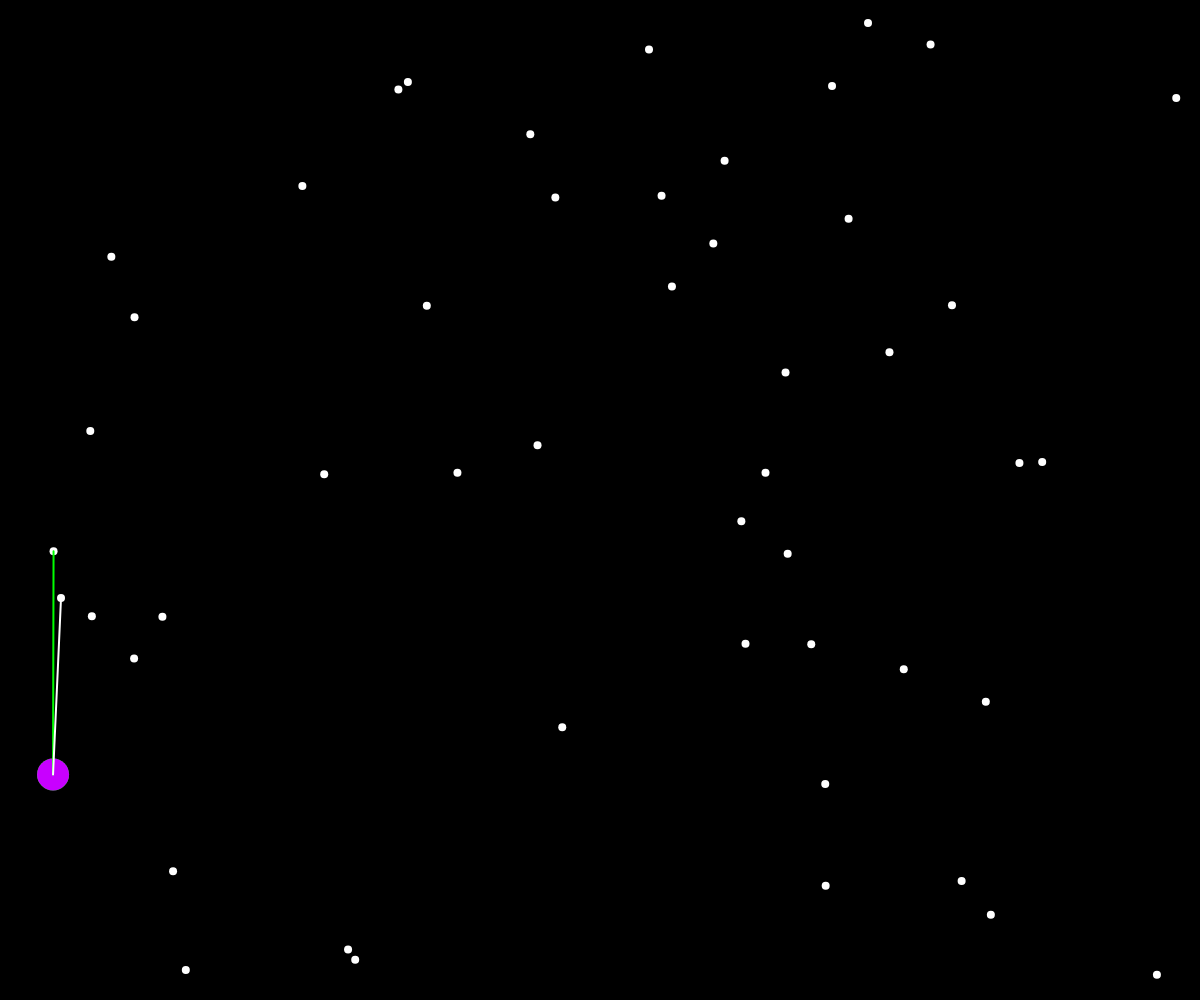
Frame 1 (no input)
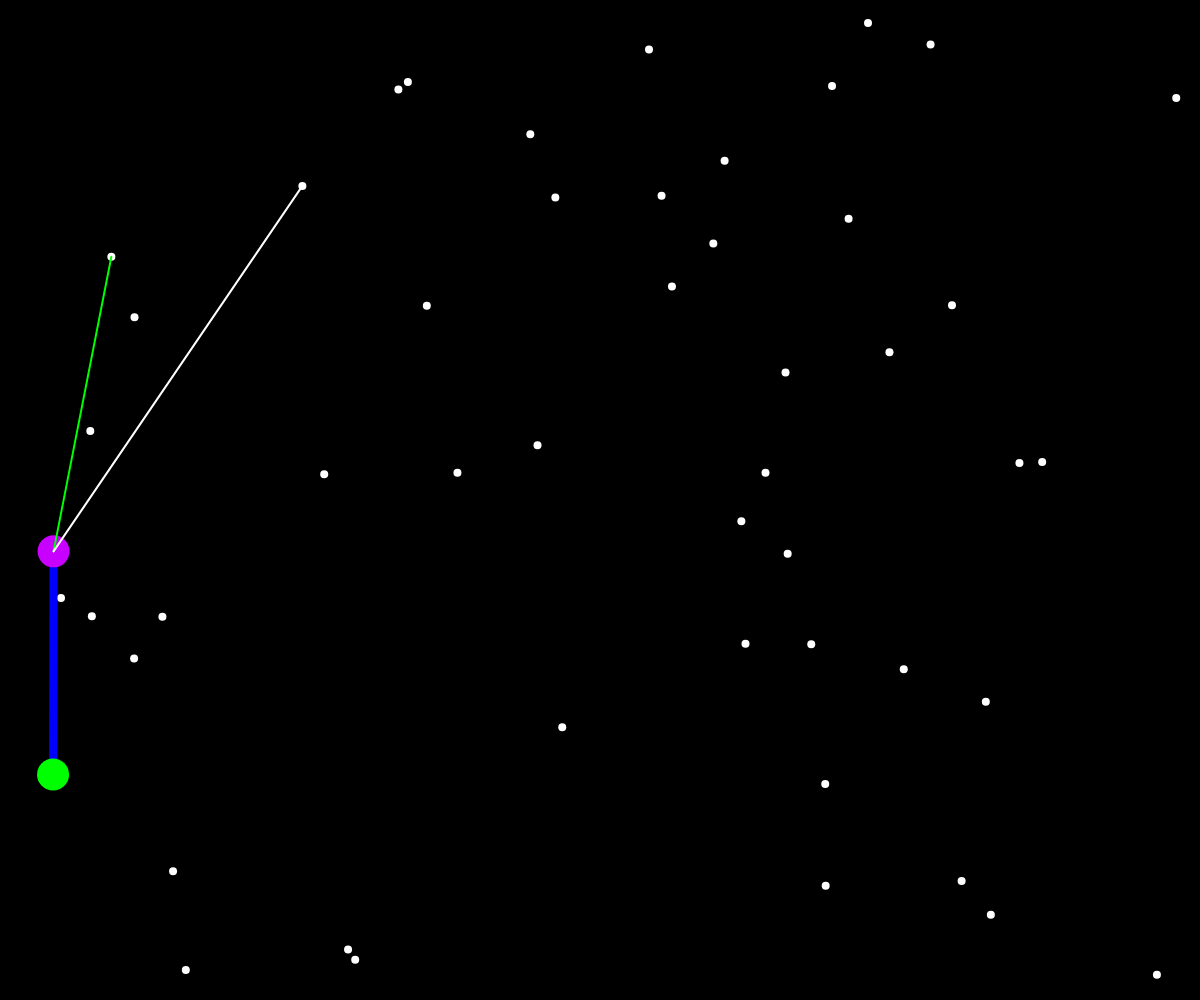
Frame 60 (no input)
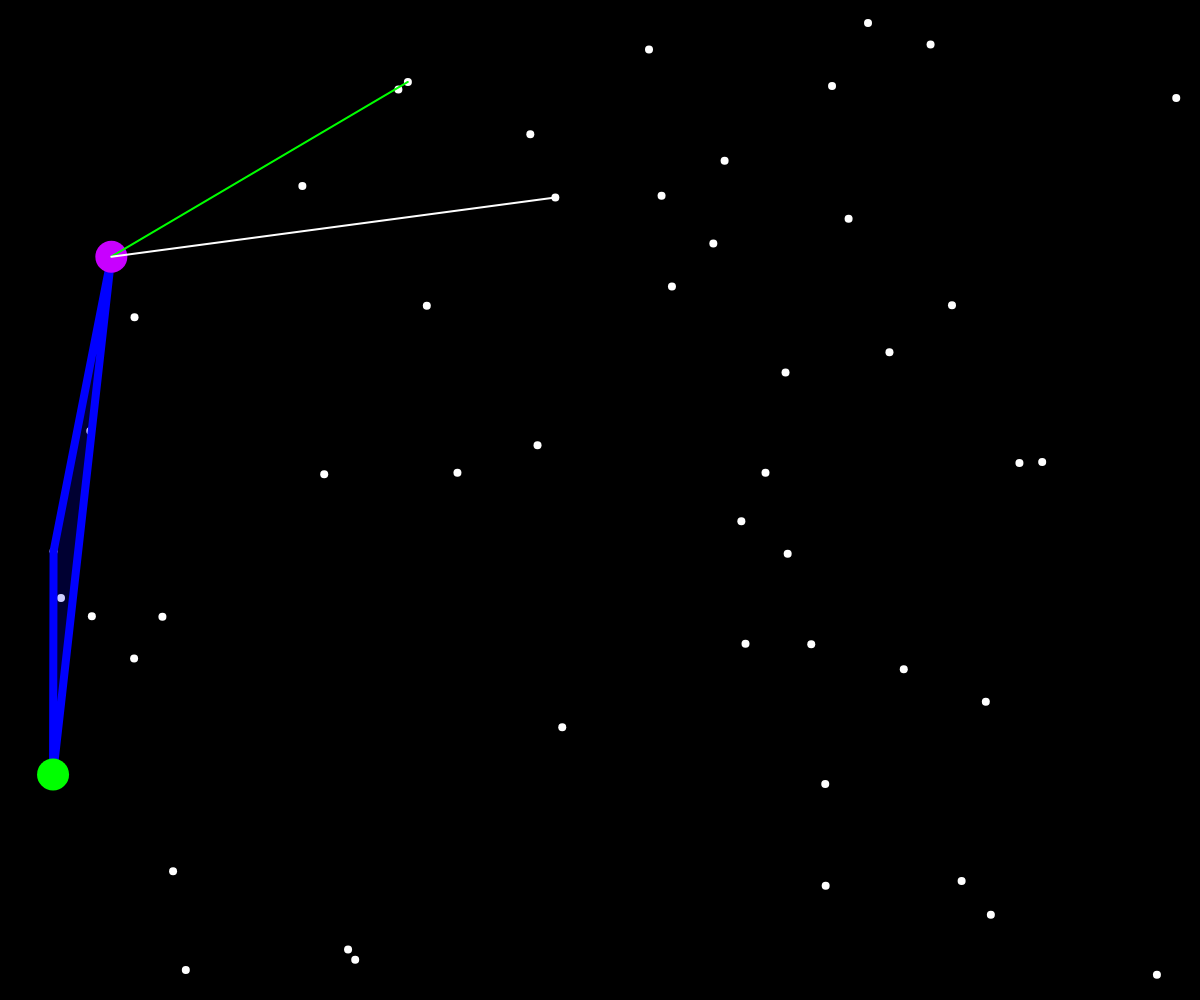
Frame 120 (the mouse pressed at the canvas centre since frame 60)

The p5.js sketch that drew these frames (run headless with seeded random() and noise() and a simulated clock; from frame 60 on, the mouse is pressed at the canvas centre):

// p5.js sketch
// ── sketch.js
const points = [];
const hull = [];

let leftMost;
let currentVertex;
let index;
let nextVertex;

function setup() {
  createCanvas(windowWidth, windowHeight);

  let buffer = 20;
  for (let i = 0; i < 50; i++) {
    const x = random(buffer, width - buffer);
    const y = random(buffer, height - buffer);
    points.push(createVector(x, y));
  }

  points.sort((a, b) => a.x - b.x);
  leftMost = points[0];

  currentVertex = leftMost;
  hull.push(currentVertex);
  nextVertex = points[1];
  index = 2;
}

function draw() {
  background(0);

  // draw points
  stroke(255);
  strokeWeight(8);
  for (const p of points) {
    point(p.x, p.y);
  }

  // draw hull
  stroke(0, 0, 255);
  fill(0, 0, 255, 50);
  beginShape();
  for (const p of hull) {
    vertex(p.x, p.y);
  }
  endShape(CLOSE);

  // draw start point
  stroke(0, 255, 0);
  strokeWeight(32);
  point(leftMost.x, leftMost.y);

  // draw current vertex
  stroke(200, 0, 255);
  strokeWeight(32);
  point(currentVertex.x, currentVertex.y);

  // draw current line
  stroke(0, 255, 0);
  strokeWeight(2);
  line(currentVertex.x, currentVertex.y, nextVertex.x, nextVertex.y);

  let checking = points[index];
  // draw checking line
  stroke(255);
  line(currentVertex.x, currentVertex.y, checking.x, checking.y);

  const a = p5.Vector.sub(nextVertex, currentVertex);
  const b = p5.Vector.sub(checking, currentVertex);
  if (a.cross(b).z < 0) {
    nextVertex = checking;
  }

  index++;
  if (index === points.length) {
    if (nextVertex === leftMost) {
      console.log("done");
      noLoop();
    } else {
      hull.push(nextVertex);
      currentVertex = nextVertex;
      index = 0;
      nextVertex = leftMost;
    }
  }
}
